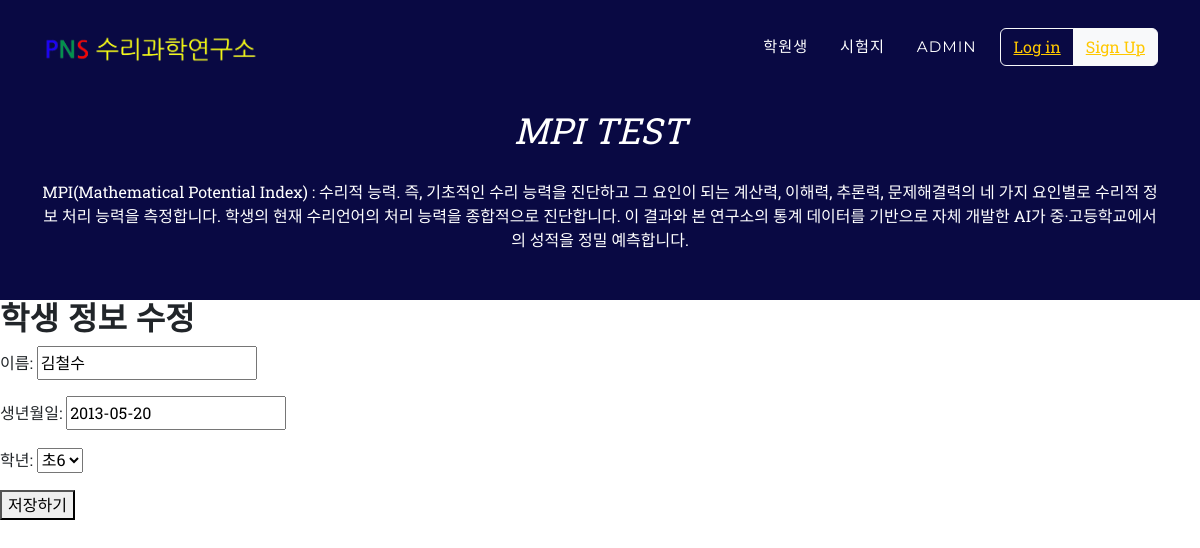
Screenshot of /dashboard/student/update/2/ with the database file from the repository.
### dashboard/models.py (models this page shows, shortened)
class Student(models.Model):
    user = models.ForeignKey(settings.AUTH_USER_MODEL, on_delete=models.CASCADE, related_name='students', default=1)
    name = models.CharField(max_length=5, unique=True)
    birthdate = models.DateField('BIRTHDATE')
    grade = models.PositiveSmallIntegerField('GRADE')

### dashboard/views.py (the view)
# urls.py: path('student/update/<int:pk>/', views.StudentUV.as_view(), name='student-update'),
class StudentUV(UpdateView):
    model = Student
    form_class = StudentForm  # 'fields' 대신 'form_class'를 사용
    template_name = 'dashboard/student_update_form.html'
    success_url = reverse_lazy('home')  # 수정 성공 후 리다이렉트할 URL

### dashboard/forms.py
class StudentForm(forms.ModelForm):
    class Meta:
        model = Student
        fields = ['name', 'birthdate', 'grade']

### templates/dashboard/student_update_form.html (shortened to what this page needs)
{% extends 'base.html' %}
{% block content %}
<h2>학생 정보 수정</h2>
<form method="post">
    {{ form.as_p }}
    <button type="submit">저장하기</button>
</form>
{% endblock %}

### rows the page displays
Student: name "김철수", birthdate "2013-05-20", grade "초6"
